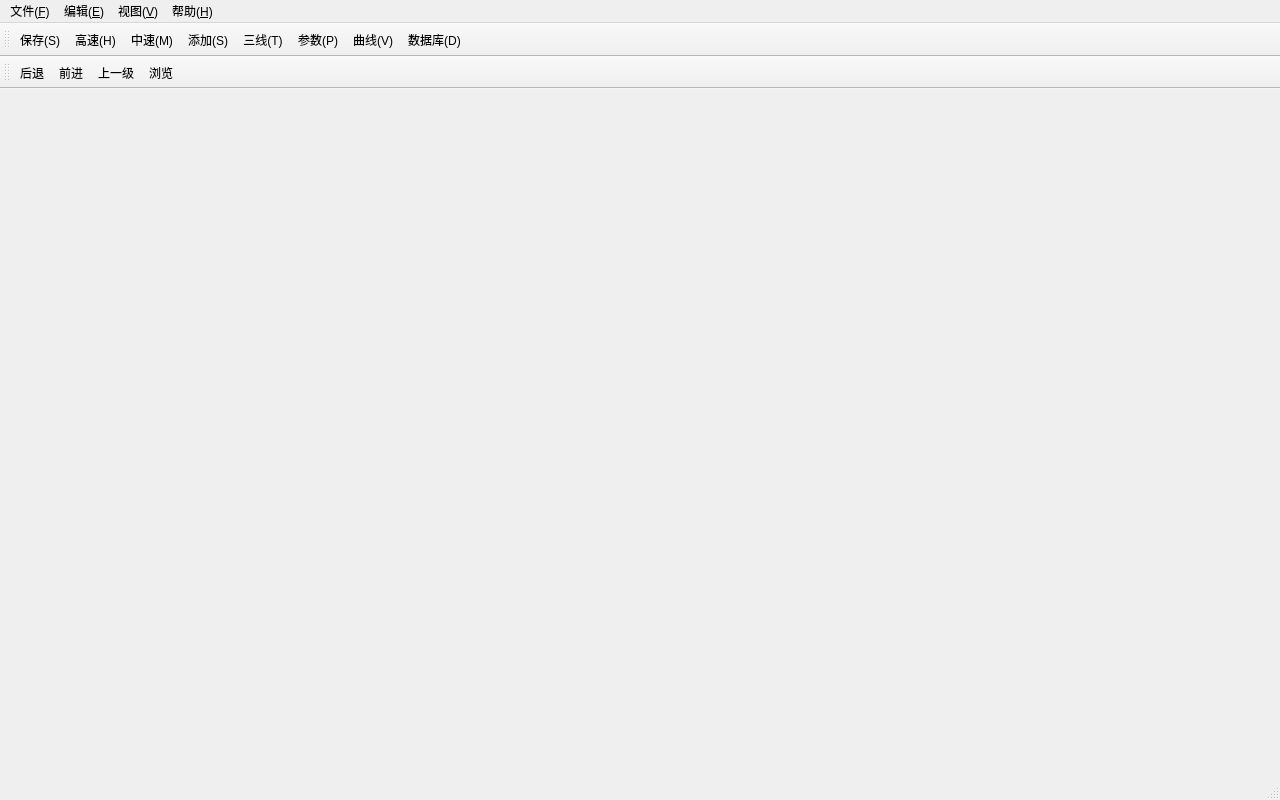
<?xml version="1.0" encoding="UTF-8"?>
<ui version="4.0">
 <class>MainWindow</class>
 <widget class="QMainWindow" name="MainWindow">
  <property name="geometry">
   <rect>
    <x>0</x>
    <y>0</y>
    <width>1280</width>
    <height>800</height>
   </rect>
  </property>
  <property name="windowTitle">
   <string>MainWindow</string>
  </property>
  <property name="documentMode">
   <bool>false</bool>
  </property>
  <property name="dockNestingEnabled">
   <bool>false</bool>
  </property>
  <widget class="QWidget" name="centralWidget"/>
  <widget class="QMenuBar" name="menuBar">
   <property name="geometry">
    <rect>
     <x>0</x>
     <y>0</y>
     <width>1280</width>
     <height>23</height>
    </rect>
   </property>
   <widget class="QMenu" name="menu_F">
    <property name="title">
     <string>文件(&amp;F)</string>
    </property>
   </widget>
   <widget class="QMenu" name="menu_E">
    <property name="title">
     <string>编辑(&amp;E)</string>
    </property>
   </widget>
   <widget class="QMenu" name="menu_V">
    <property name="title">
     <string>视图(&amp;V)</string>
    </property>
   </widget>
   <widget class="QMenu" name="menu_H">
    <property name="title">
     <string>帮助(&amp;H)</string>
    </property>
   </widget>
   <addaction name="menu_F"/>
   <addaction name="menu_E"/>
   <addaction name="menu_V"/>
   <addaction name="menu_H"/>
  </widget>
  <widget class="QToolBar" name="mainToolBar">
   <property name="toolButtonStyle">
    <enum>Qt::ToolButtonTextUnderIcon</enum>
   </property>
   <attribute name="toolBarArea">
    <enum>TopToolBarArea</enum>
   </attribute>
   <attribute name="toolBarBreak">
    <bool>false</bool>
   </attribute>
   <addaction name="action_Save"/>
   <addaction name="action_AddHighSpee"/>
   <addaction name="action_AddMediumSpeed"/>
   <addaction name="action_AddSingleWire"/>
   <addaction name="action_AddTripleWire"/>
   <addaction name="action_Parameter"/>
   <addaction name="action_Curve"/>
   <addaction name="action_Database"/>
  </widget>
  <widget class="QStatusBar" name="statusBar"/>
  <widget class="QToolBar" name="toolBarWorkspace">
   <property name="windowTitle">
    <string>toolBar</string>
   </property>
   <attribute name="toolBarArea">
    <enum>TopToolBarArea</enum>
   </attribute>
   <attribute name="toolBarBreak">
    <bool>true</bool>
   </attribute>
   <addaction name="action_Back"/>
   <addaction name="action_Forward"/>
   <addaction name="action_Upper"/>
   <addaction name="action_Lookup"/>
  </widget>
  <action name="action_AddHighSpee">
   <property name="icon">
    <iconset resource="res.qrc">
     <normaloff>:/images/device.png</normaloff>:/images/device.png</iconset>
   </property>
   <property name="text">
    <string>高速(&amp;H)</string>
   </property>
   <property name="toolTip">
    <string>添加高速PCIe窗口</string>
   </property>
   <property name="shortcut">
    <string>Ctrl+H</string>
   </property>
  </action>
  <action name="action_Save">
   <property name="icon">
    <iconset resource="res.qrc">
     <normaloff>:/images/save.png</normaloff>:/images/save.png</iconset>
   </property>
   <property name="text">
    <string>保存(&amp;S)</string>
   </property>
   <property name="toolTip">
    <string>保存参数</string>
   </property>
   <property name="shortcut">
    <string>Ctrl+Shift+S</string>
   </property>
  </action>
  <action name="action_Database">
   <property name="icon">
    <iconset resource="res.qrc">
     <normaloff>:/images/database.png</normaloff>:/images/database.png</iconset>
   </property>
   <property name="text">
    <string>数据库(&amp;D)</string>
   </property>
   <property name="toolTip">
    <string>数据库管理</string>
   </property>
   <property name="shortcut">
    <string>Ctrl+D</string>
   </property>
  </action>
  <action name="action_Parameter">
   <property name="icon">
    <iconset resource="res.qrc">
     <normaloff>:/images/palette.png</normaloff>:/images/palette.png</iconset>
   </property>
   <property name="text">
    <string>参数(&amp;P)</string>
   </property>
   <property name="shortcut">
    <string>Ctrl+P</string>
   </property>
  </action>
  <action name="action_Back">
   <property name="icon">
    <iconset resource="res.qrc">
     <normaloff>:/images/back.png</normaloff>:/images/back.png</iconset>
   </property>
   <property name="text">
    <string>后退</string>
   </property>
   <property name="toolTip">
    <string>后退</string>
   </property>
  </action>
  <action name="action_Forward">
   <property name="icon">
    <iconset resource="res.qrc">
     <normaloff>:/images/forward.png</normaloff>:/images/forward.png</iconset>
   </property>
   <property name="text">
    <string>前进</string>
   </property>
  </action>
  <action name="action_Upper">
   <property name="icon">
    <iconset resource="res.qrc">
     <normaloff>:/images/undo.png</normaloff>:/images/undo.png</iconset>
   </property>
   <property name="text">
    <string>上一级</string>
   </property>
  </action>
  <action name="action_Lookup">
   <property name="icon">
    <iconset resource="res.qrc">
     <normaloff>:/images/open.png</normaloff>:/images/open.png</iconset>
   </property>
   <property name="text">
    <string>浏览</string>
   </property>
   <property name="toolTip">
    <string>浏览</string>
   </property>
  </action>
  <action name="action_Curve">
   <property name="icon">
    <iconset resource="res.qrc">
     <normaloff>:/images/plot.png</normaloff>:/images/plot.png</iconset>
   </property>
   <property name="text">
    <string>曲线(&amp;V)</string>
   </property>
   <property name="toolTip">
    <string>速率曲线</string>
   </property>
   <property name="shortcut">
    <string>Ctrl+V</string>
   </property>
  </action>
  <action name="action_AddMediumSpeed">
   <property name="icon">
    <iconset resource="res.qrc">
     <normaloff>:/images/device.png</normaloff>:/images/device.png</iconset>
   </property>
   <property name="text">
    <string>中速(&amp;M)</string>
   </property>
   <property name="toolTip">
    <string>添加1G中速PCIe</string>
   </property>
   <property name="shortcut">
    <string>Ctrl+M</string>
   </property>
  </action>
  <action name="action_AddSingleWire">
   <property name="icon">
    <iconset resource="res.qrc">
     <normaloff>:/images/device.png</normaloff>:/images/device.png</iconset>
   </property>
   <property name="text">
    <string>添加(&amp;S)</string>
   </property>
   <property name="toolTip">
    <string>添加100M单线制PCIe</string>
   </property>
   <property name="shortcut">
    <string>Ctrl+S</string>
   </property>
  </action>
  <action name="action_AddTripleWire">
   <property name="icon">
    <iconset resource="res.qrc">
     <normaloff>:/images/device.png</normaloff>:/images/device.png</iconset>
   </property>
   <property name="text">
    <string>三线(&amp;T)</string>
   </property>
   <property name="toolTip">
    <string>添加10M三线制PCIe</string>
   </property>
   <property name="shortcut">
    <string>Ctrl+T</string>
   </property>
  </action>
 </widget>
 <layoutdefault spacing="6" margin="11"/>
 <resources>
  <include location="res.qrc"/>
 </resources>
 <connections/>
</ui>
